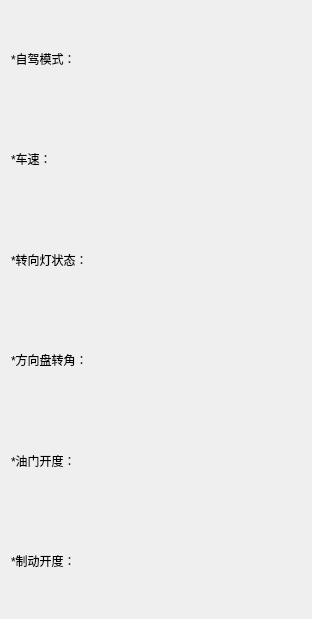
             <widget class="QWidget" name="scrollAreaWidgetContents_7">
              <property name="geometry">
               <rect>
                <x>0</x>
                <y>0</y>
                <width>312</width>
                <height>619</height>
               </rect>
              </property>
              <layout class="QVBoxLayout" name="verticalLayout_18">
               <item>
                <widget class="QLabel" name="label_62">
                 <property name="text">
                  <string>*自驾模式：</string>
                 </property>
                </widget>
               </item>
               <item>
                <widget class="QLabel" name="label_63">
                 <property name="text">
                  <string>*车速：</string>
                 </property>
                </widget>
               </item>
               <item>
                <widget class="QLabel" name="label_64">
                 <property name="text">
                  <string>*转向灯状态：</string>
                 </property>
                </widget>
               </item>
               <item>
                <widget class="QLabel" name="label_65">
                 <property name="text">
                  <string>*方向盘转角：</string>
                 </property>
                </widget>
               </item>
               <item>
                <widget class="QLabel" name="label_66">
                 <property name="text">
                  <string>*油门开度：</string>
                 </property>
                </widget>
               </item>
               <item>
                <widget class="QLabel" name="label_67">
                 <property name="text">
                  <string>*制动开度：</string>
                 </property>
                </widget>
               </item>
              </layout>
             </widget>
